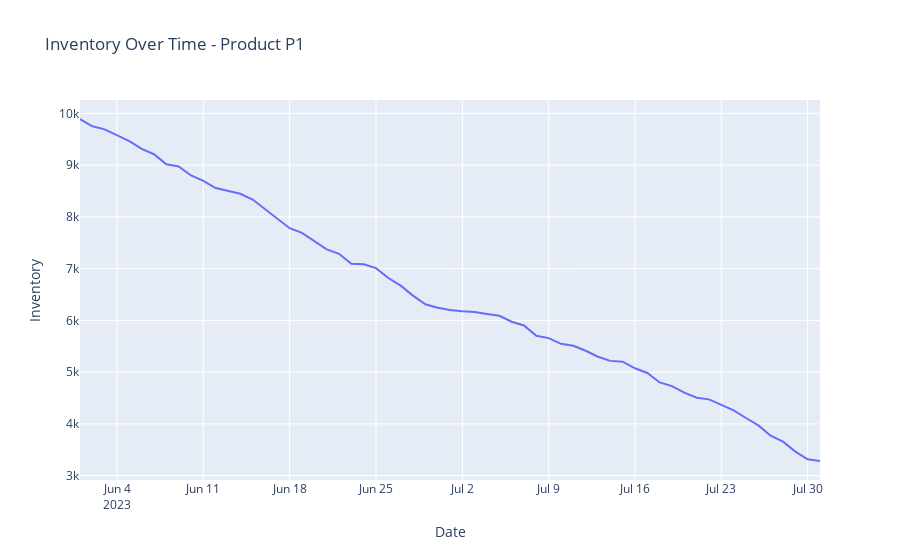
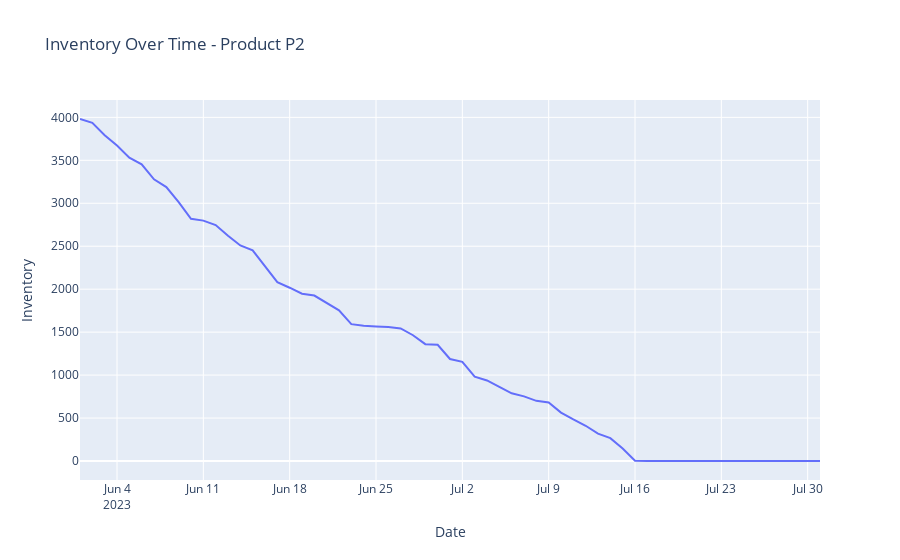
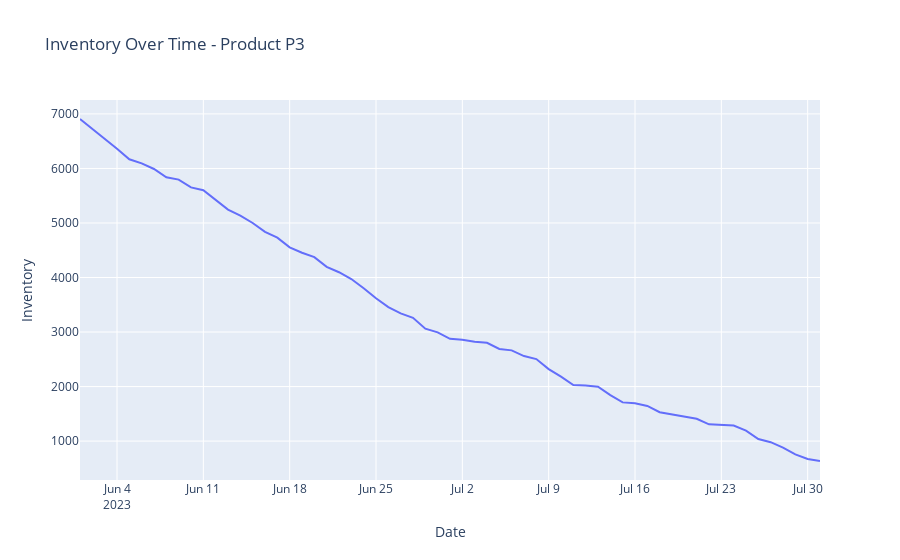

The cell these charts' notebook holds for them, in order:
### Markdown cell above
INVENTORY PLOTS OVER THE PERIOD

### Code cell
import plotly.express as px

fig_inventory_p1 = px.line(data[data['Product_ID'] == 'P1'], x='Date', y='Inventory', title='Inventory Over Time - Product P1')

fig_inventory_p2 = px.line(data[data['Product_ID'] == 'P2'], x='Date', y='Inventory', title='Inventory Over Time - Product P2')

fig_inventory_p3 = px.line(data[data['Product_ID'] == 'P3'], x='Date', y='Inventory', title='Inventory Over Time - Product P3')

fig_inventory_p1.show()
fig_inventory_p2.show()
fig_inventory_p3.show()

### Figure 1 — Plotly figure (JSON) as saved in the notebook; plotly's stock layout.template omitted (floating-point values rounded to 4 significant figures)
{"data": [{"hovertemplate": "Date=%{x}<br>Inventory=%{y}<extra></extra>", "legendgroup": "", "line": {"color": "#636efa", "dash": "solid"}, "marker": {"symbol": "circle"}, "mode": "lines", "name": "", "orientation": "v", "showlegend": false, "type": "scatter", "x": ["2023-06-01", "2023-06-02", "2023-06-03", "2023-06-04", "2023-06-05", "2023-06-06", "2023-06-07", "2023-06-08", "2023-06-09", "2023-06-10", "2023-06-11", "2023-06-12", "2023-06-13", "2023-06-14", "2023-06-15", "2023-06-16", "2023-06-17", "2023-06-18", "2023-06-19", "2023-06-20", "2023-06-21", "2023-06-22", "2023-06-23", "2023-06-24", "2023-06-25", "2023-06-26", "2023-06-27", "2023-06-28", "2023-06-29", "2023-06-30", "2023-07-01", "2023-07-02", "2023-07-03", "2023-07-04", "2023-07-05", "2023-07-06", "2023-07-07", "2023-07-08", "2023-07-09", "2023-07-10", "2023-07-11", "2023-07-12", "2023-07-13", "2023-07-14", "2023-07-15", "2023-07-16", "2023-07-17", "2023-07-18", "2023-07-19", "2023-07-20", "2023-07-21", "2023-07-22", "2023-07-23", "2023-07-24", "2023-07-25", "2023-07-26", "2023-07-27", "2023-07-28", "2023-07-29", "2023-07-30", "2023-07-31"], "xaxis": "x", "y": [9893, 9752, 9693, 9576, 9464, 9315, 9212, 9019, 8976, 8801, 8699, 8558, 8499, 8447, 8336, 8147, 7972, 7783, 7691, 7529, 7373, 7288, 7096, 7085, 7011, 6819, 6673, 6480, 6313, 6245, 6201, 6177, 6161, 6123, 6089, 5975, 5902, 5702, 5658, 5548, 5509, 5413, 5298, 5218, 5202, 5075, 4984, 4801, 4731, 4603, 4505, 4474, 4373, 4261, 4114, 3971, 3773, 3657, 3465, 3315, 3283], "yaxis": "y"}], "layout": {"legend": {"tracegroupgap": 0}, "title": {"text": "Inventory Over Time - Product P1"}, "xaxis": {"anchor": "y", "domain": [0, 1], "title": {"text": "Date"}}, "yaxis": {"anchor": "x", "domain": [0, 1], "title": {"text": "Inventory"}}}}

### Figure 2 — Plotly figure (JSON) as saved in the notebook; plotly's stock layout.template omitted (floating-point values rounded to 4 significant figures)
{"data": [{"hovertemplate": "Date=%{x}<br>Inventory=%{y}<extra></extra>", "legendgroup": "", "line": {"color": "#636efa", "dash": "solid"}, "marker": {"symbol": "circle"}, "mode": "lines", "name": "", "orientation": "v", "showlegend": false, "type": "scatter", "x": ["2023-06-01", "2023-06-02", "2023-06-03", "2023-06-04", "2023-06-05", "2023-06-06", "2023-06-07", "2023-06-08", "2023-06-09", "2023-06-10", "2023-06-11", "2023-06-12", "2023-06-13", "2023-06-14", "2023-06-15", "2023-06-16", "2023-06-17", "2023-06-18", "2023-06-19", "2023-06-20", "2023-06-21", "2023-06-22", "2023-06-23", "2023-06-24", "2023-06-25", "2023-06-26", "2023-06-27", "2023-06-28", "2023-06-29", "2023-06-30", "2023-07-01", "2023-07-02", "2023-07-03", "2023-07-04", "2023-07-05", "2023-07-06", "2023-07-07", "2023-07-08", "2023-07-09", "2023-07-10", "2023-07-11", "2023-07-12", "2023-07-13", "2023-07-14", "2023-07-15", "2023-07-16", "2023-07-17", "2023-07-18", "2023-07-19", "2023-07-20", "2023-07-21", "2023-07-22", "2023-07-23", "2023-07-24", "2023-07-25", "2023-07-26", "2023-07-27", "2023-07-28", "2023-07-29", "2023-07-30", "2023-07-31"], "xaxis": "x", "y": [3981, 3937, 3791, 3673, 3531, 3453, 3279, 3189, 3014, 2820, 2798, 2746, 2623, 2509, 2452, 2271, 2081, 2017, 1947, 1926, 1836, 1754, 1593, 1575, 1566, 1560, 1543, 1464, 1360, 1352, 1187, 1154, 981, 938, 862, 788, 752, 700, 682, 564, 484, 410, 319, 266, 145, 4, 0, 0, 0, 0, 0, 0, 0, 0, 0, 0, 0, 0, 0, 0, 0], "yaxis": "y"}], "layout": {"legend": {"tracegroupgap": 0}, "title": {"text": "Inventory Over Time - Product P2"}, "xaxis": {"anchor": "y", "domain": [0, 1], "title": {"text": "Date"}}, "yaxis": {"anchor": "x", "domain": [0, 1], "title": {"text": "Inventory"}}}}

### Figure 3 — Plotly figure (JSON) as saved in the notebook; plotly's stock layout.template omitted (floating-point values rounded to 4 significant figures)
{"data": [{"hovertemplate": "Date=%{x}<br>Inventory=%{y}<extra></extra>", "legendgroup": "", "line": {"color": "#636efa", "dash": "solid"}, "marker": {"symbol": "circle"}, "mode": "lines", "name": "", "orientation": "v", "showlegend": false, "type": "scatter", "x": ["2023-06-01", "2023-06-02", "2023-06-03", "2023-06-04", "2023-06-05", "2023-06-06", "2023-06-07", "2023-06-08", "2023-06-09", "2023-06-10", "2023-06-11", "2023-06-12", "2023-06-13", "2023-06-14", "2023-06-15", "2023-06-16", "2023-06-17", "2023-06-18", "2023-06-19", "2023-06-20", "2023-06-21", "2023-06-22", "2023-06-23", "2023-06-24", "2023-06-25", "2023-06-26", "2023-06-27", "2023-06-28", "2023-06-29", "2023-06-30", "2023-07-01", "2023-07-02", "2023-07-03", "2023-07-04", "2023-07-05", "2023-07-06", "2023-07-07", "2023-07-08", "2023-07-09", "2023-07-10", "2023-07-11", "2023-07-12", "2023-07-13", "2023-07-14", "2023-07-15", "2023-07-16", "2023-07-17", "2023-07-18", "2023-07-19", "2023-07-20", "2023-07-21", "2023-07-22", "2023-07-23", "2023-07-24", "2023-07-25", "2023-07-26", "2023-07-27", "2023-07-28", "2023-07-29", "2023-07-30", "2023-07-31"], "xaxis": "x", "y": [6907, 6727, 6539, 6360, 6168, 6093, 5990, 5839, 5795, 5652, 5601, 5427, 5245, 5136, 5000, 4837, 4730, 4553, 4455, 4374, 4196, 4097, 3972, 3803, 3619, 3456, 3341, 3260, 3061, 2994, 2876, 2860, 2822, 2802, 2690, 2664, 2559, 2504, 2321, 2181, 2029, 2020, 1997, 1843, 1710, 1696, 1645, 1529, 1490, 1437, 1409, 1308, 1293, 1284, 1193, 1038, 980, 880, 757, 673, 635], "yaxis": "y"}], "layout": {"legend": {"tracegroupgap": 0}, "title": {"text": "Inventory Over Time - Product P3"}, "xaxis": {"anchor": "y", "domain": [0, 1], "title": {"text": "Date"}}, "yaxis": {"anchor": "x", "domain": [0, 1], "title": {"text": "Inventory"}}}}
